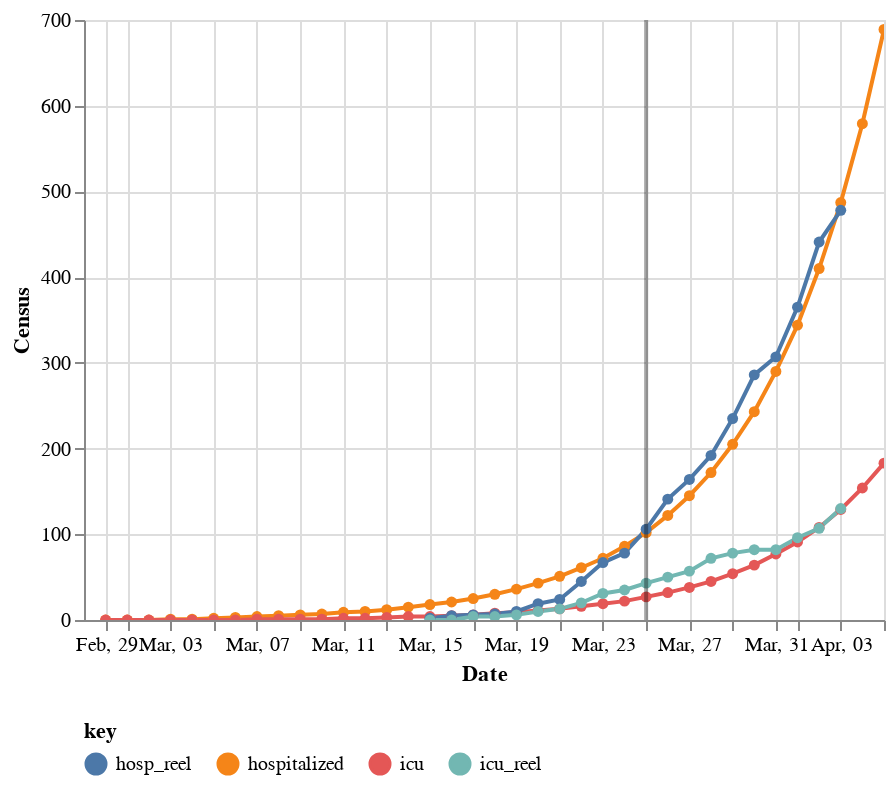

Write notebook code for a chart like this one.
### Code cell
# Graphique réel

data_real_plot = df_with_real.loc[df_with_real['date'] <= datetime.datetime(2020,4,5)]
data_real_plot
census_chart_with_real = build_census_chart_with_real(alt=alt, census_floor_df=data_real_plot, max_y_axis=p.max_y_axis)
census_chart_with_real

### Figure 1 — Vega-Lite specification as saved in the notebook (floating-point values rounded to 4 significant figures)
{"config": {"view": {"continuousWidth": 400, "continuousHeight": 300}, "legend": {"orient": "bottom"}}, "layer": [{"mark": {"type": "line", "point": true}, "encoding": {"color": {"type": "nominal", "field": "key"}, "tooltip": [{"type": "temporal", "field": "date"}, {"type": "quantitative", "field": "value", "format": ".0f", "title": "Census"}, {"type": "nominal", "field": "key"}], "x": {"type": "temporal", "axis": {"format": "%b, %d"}, "field": "date", "title": "Date"}, "y": {"type": "quantitative", "field": "value", "scale": {}, "title": "Census"}}, "selection": {"selector036": {"type": "interval", "bind": "scales", "encodings": ["x", "y"]}}, "transform": [{"fold": ["hospitalized", "icu", "hosp_reel", "icu_reel"]}]}, {"mark": {"type": "rule", "color": "black", "opacity": 0.35, "size": 2}, "encoding": {"x": {"type": "temporal", "axis": {"format": "%b, %d"}, "field": "date", "title": "Date"}}, "transform": [{"filter": "(datum.day === 0)"}]}], "data": {"name": "data-72a6ef2490cb9d12f0592e5f3cce4d30"}, "$schema": "https://vega.github.io/schema/vega-lite/v4.8.1.json", "datasets": {"data-72a6ef2490cb9d12f0592e5f3cce4d30": [{"day": -26, "date": "2020-02-28T00:00:00", "hospitalized": null, "icu": null, "ventilated": null, "hosp_reel": null, "icu_reel": null}, {"day": -25, "date": "2020-02-29T00:00:00", "hospitalized": 0.0, "icu": 0.0, "ventilated": 0.0, "hosp_reel": null, "icu_reel": null}, {"day": -24, "date": "2020-03-01T00:00:00", "hospitalized": 0.0, "icu": 0.0, "ventilated": 0.0, "hosp_reel": null, "icu_reel": null}, {"day": -23, "date": "2020-03-02T00:00:00", "hospitalized": 0.0, "icu": 0.0, "ventilated": 0.0, "hosp_reel": null, "icu_reel": null}, {"day": -22, "date": "2020-03-03T00:00:00", "hospitalized": 1.0, "icu": 0.0, "ventilated": 0.0, "hosp_reel": null, "icu_reel": null}, {"day": -21, "date": "2020-03-04T00:00:00", "hospitalized": 1.0, "icu": 0.0, "ventilated": 0.0, "hosp_reel": null, "icu_reel": null}, {"day": -20, "date": "2020-03-05T00:00:00", "hospitalized": 2.0, "icu": 0.0, "ventilated": 0.0, "hosp_reel": null, "icu_reel": null}, {"day": -19, "date": "2020-03-06T00:00:00", "hospitalized": 3.0, "icu": 0.0, "ventilated": 0.0, "hosp_reel": null, "icu_reel": null}, {"day": -18, "date": "2020-03-07T00:00:00", "hospitalized": 4.0, "icu": 1.0, "ventilated": 1.0, "hosp_reel": null, "icu_reel": null}, {"day": -17, "date": "2020-03-08T00:00:00", "hospitalized": 5.0, "icu": 1.0, "ventilated": 1.0, "hosp_reel": null, "icu_reel": null}, {"day": -16, "date": "2020-03-09T00:00:00", "hospitalized": 6.0, "icu": 1.0, "ventilated": 1.0, "hosp_reel": null, "icu_reel": null}, {"day": -15, "date": "2020-03-10T00:00:00", "hospitalized": 7.0, "icu": 1.0, "ventilated": 1.0, "hosp_reel": null, "icu_reel": null}, {"day": -14, "date": "2020-03-11T00:00:00", "hospitalized": 9.0, "icu": 2.0, "ventilated": 2.0, "hosp_reel": null, "icu_reel": null}, {"day": -13, "date": "2020-03-12T00:00:00", "hospitalized": 10.0, "icu": 2.0, "ventilated": 2.0, "hosp_reel": null, "icu_reel": null}, {"day": -12, "date": "2020-03-13T00:00:00", "hospitalized": 12.0, "icu": 3.0, "ventilated": 3.0, "hosp_reel": null, "icu_reel": null}, {"day": -11, "date": "2020-03-14T00:00:00", "hospitalized": 15.0, "icu": 4.0, "ventilated": 4.0, "hosp_reel": null, "icu_reel": null}, {"day": -10, "date": "2020-03-15T00:00:00", "hospitalized": 18.0, "icu": 4.0, "ventilated": 4.0, "hosp_reel": 2.0, "icu_reel": 0.0}, {"day": -9, "date": "2020-03-16T00:00:00", "hospitalized": 21.0, "icu": 5.0, "ventilated": 5.0, "hosp_reel": 5.0, "icu_reel": 0.0}, {"day": -8, "date": "2020-03-17T00:00:00", "hospitalized": 25.0, "icu": 6.0, "ventilated": 6.0, "hosp_reel": 6.0, "icu_reel": 4.0}, {"day": -7, "date": "2020-03-18T00:00:00", "hospitalized": 30.0, "icu": 8.0, "ventilated": 8.0, "hosp_reel": 7.0, "icu_reel": 4.0}, {"day": -6, "date": "2020-03-19T00:00:00", "hospitalized": 36.0, "icu": 9.0, "ventilated": 9.0, "hosp_reel": 10.0, "icu_reel": 6.0}, {"day": -5, "date": "2020-03-20T00:00:00", "hospitalized": 43.0, "icu": 11.0, "ventilated": 11.0, "hosp_reel": 19.0, "icu_reel": 10.0}, {"day": -4, "date": "2020-03-21T00:00:00", "hospitalized": 51.0, "icu": 13.0, "ventilated": 13.0, "hosp_reel": 24.0, "icu_reel": 13.0}, {"day": -3, "date": "2020-03-22T00:00:00", "hospitalized": 61.0, "icu": 16.0, "ventilated": 16.0, "hosp_reel": 45.0, "icu_reel": 20.0}, {"day": -2, "date": "2020-03-23T00:00:00", "hospitalized": 72.0, "icu": 19.0, "ventilated": 19.0, "hosp_reel": 67.0, "icu_reel": 31.0}, {"day": -1, "date": "2020-03-24T00:00:00", "hospitalized": 86.0, "icu": 22.0, "ventilated": 22.0, "hosp_reel": 78.0, "icu_reel": 35.0}, {"day": 0, "date": "2020-03-25T00:00:00", "hospitalized": 102.0, "icu": 27.0, "ventilated": 27.0, "hosp_reel": 106.0, "icu_reel": 43.0}, {"day": 1, "date": "2020-03-26T00:00:00", "hospitalized": 122.0, "icu": 32.0, "ventilated": 32.0, "hosp_reel": 141.0, "icu_reel": 50.0}, {"day": 2, "date": "2020-03-27T00:00:00", "hospitalized": 145.0, "icu": 38.0, "ventilated": 38.0, "hosp_reel": 164.0, "icu_reel": 57.0}, {"day": 3, "date": "2020-03-28T00:00:00", "hospitalized": 172.0, "icu": 45.0, "ventilated": 45.0, "hosp_reel": 192.0, "icu_reel": 72.0}, {"day": 4, "date": "2020-03-29T00:00:00", "hospitalized": 205.0, "icu": 54.0, "ventilated": 54.0, "hosp_reel": 235.0, "icu_reel": 78.0}, {"day": 5, "date": "2020-03-30T00:00:00", "hospitalized": 243.0, "icu": 64.0, "ventilated": 64.0, "hosp_reel": 286.0, "icu_reel": 82.0}, {"day": 6, "date": "2020-03-31T00:00:00", "hospitalized": 290.0, "icu": 77.0, "ventilated": 77.0, "hosp_reel": 307.0, "icu_reel": 82.0}, {"day": 7, "date": "2020-04-01T00:00:00", "hospitalized": 344.0, "icu": 91.0, "ventilated": 91.0, "hosp_reel": 365.0, "icu_reel": 96.0}, {"day": 8, "date": "2020-04-02T00:00:00", "hospitalized": 410.0, "icu": 108.0, "ventilated": 108.0, "hosp_reel": 441.0, "icu_reel": 107.0}, {"day": 9, "date": "2020-04-03T00:00:00", "hospitalized": 487.0, "icu": 129.0, "ventilated": 129.0, "hosp_reel": 478.0, "icu_reel": 130.0}, {"day": 10, "date": "2020-04-04T00:00:00", "hospitalized": 579.0, "icu": 154.0, "ventilated": 154.0, "hosp_reel": null, "icu_reel": null}, {"day": 11, "date": "2020-04-05T00:00:00", "hospitalized": 689.0, "icu": 183.0, "ventilated": 183.0, "hosp_reel": null, "icu_reel": null}]}}
